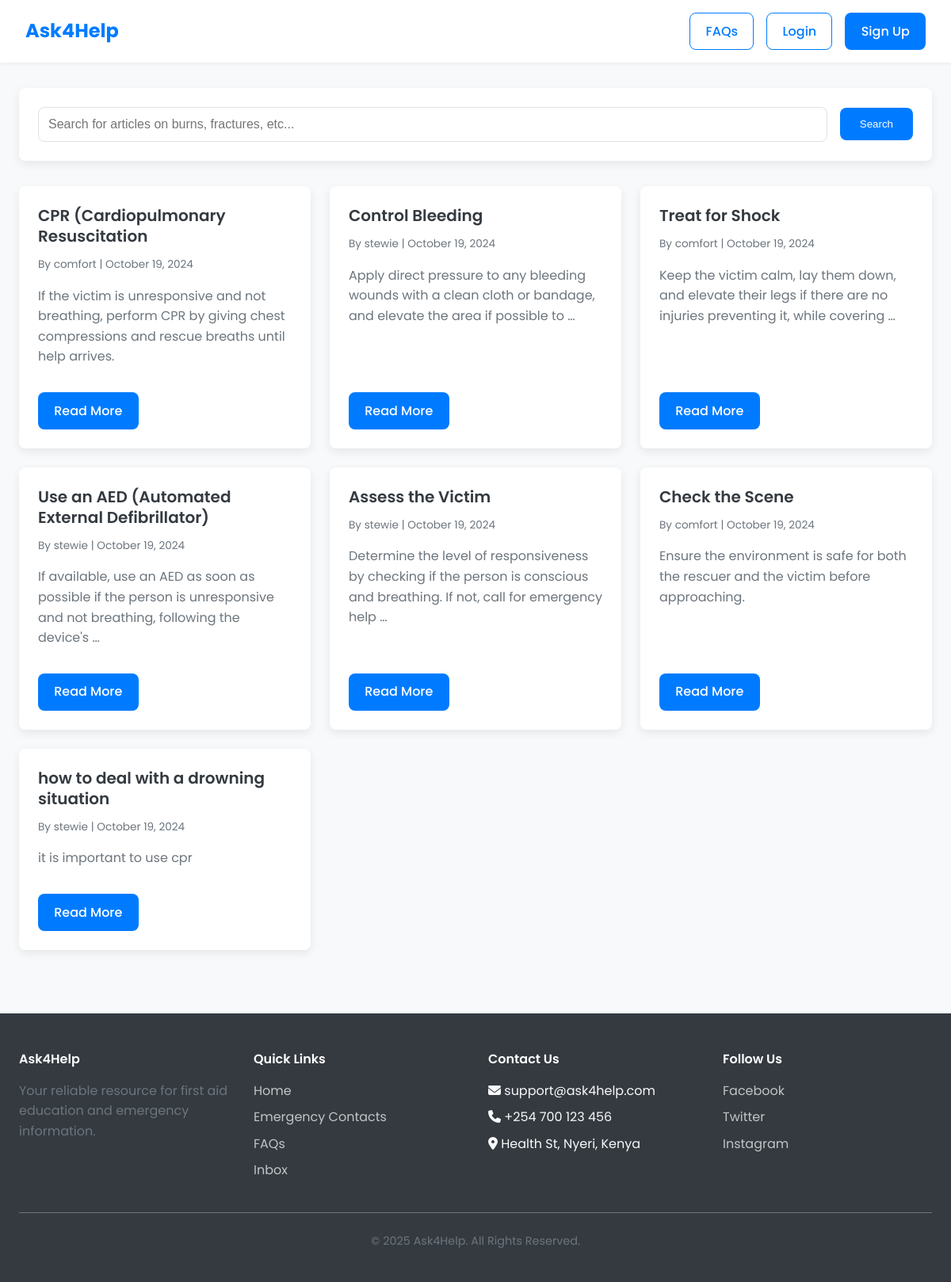
The app's page /, older data.
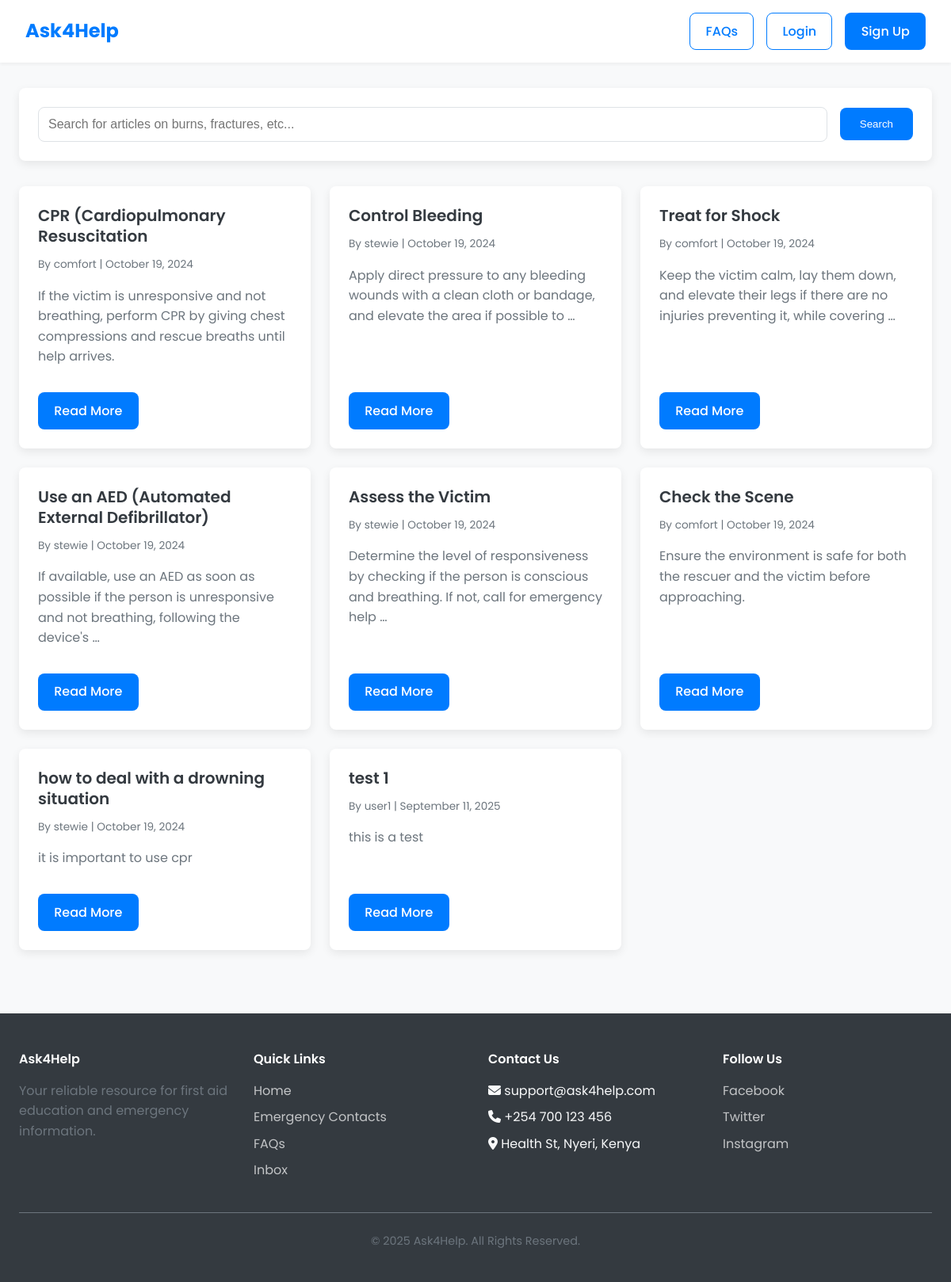
The same page, newer data.
### education/models.py (models this page shows, shortened)
class Article(models.Model):
    title = models.CharField(max_length=200)
    content = models.TextField()
    author = models.ForeignKey(User, on_delete=models.CASCADE)
    created_at = models.DateTimeField(auto_now_add=True)
    category = models.CharField(max_length=100, choices=[
        ('first_aid', 'First Aid'),
        ('cpr', 'CPR'),
        ('bleeding', 'Bleeding Control'),
        ('other', 'Other Medical Procedures'),
    ], default='other')
    related_contacts = models.ManyToManyField(EmergencyContact, blank=True, related_name='related_articles')

### education/views.py (the view)
# urls.py: path('', views.index, name='index'),
def index(request):
    context = {
        'articles': Article.objects.all()
    }
    return render(request, 'education/index.html', context)

### education/templates/education/index.html (shortened to what this page needs)
{% extends 'education/base.html' %}
{% load static %}
{% block content %}
<div class="search-filter-bar">
    <form method="GET" action="{% url 'education:search' %}">
        <input type="text" name="query" placeholder="Search for articles on burns, fractures, etc..." class="search-input">
        <button type="submit" class="btn btn-primary">Search</button>
    </form>
</div>
<div class="card-grid">
    {% for article in articles %}
        <div class="article-card">
            <div>
                <h3>{{ article.title }}</h3>
                <p class="meta-info">By {{ article.author }} | {{ article.created_at|date:"F d, Y" }}</p>
                <p>{{ article.content|truncatewords:20 }}</p>
            </div>
            <div class="card-actions">
                <a href="{% url 'education:article_detail' article.id %}" class="btn btn-primary">Read More</a>
            </div>
        </div>
    {% empty %}
        <p class="no-results">No articles have been posted yet.</p>
    {% endfor %}
</div>
{% endblock %}

Row changes from the older to the newer data that the page shows:
added Article: title "test 1", author "user1", created_at "September 11, 2025", content "this is a test"
